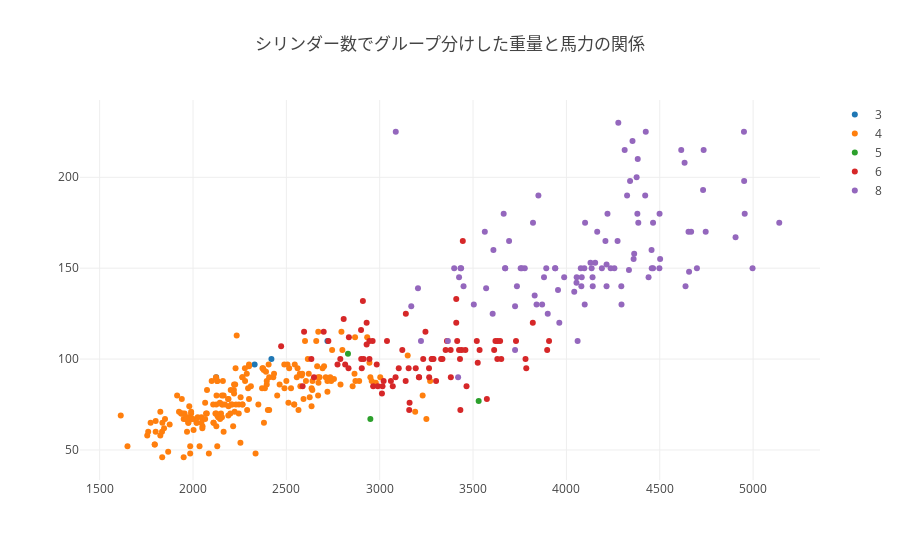

The cell this chart's notebook holds for it:
### Markdown cell above
#### Plotly
---
Pythonの代表的なインタラクティブな表現のできるグラフライブラリ。  
引数のネストが深すぎてドキュメントが使いにくいので、サンプルにある以上の細かいカスタマイズはやらないほうが無難。どうしてもやる場合はエラーメッセージのほうがわかりやすいので、なさそうな引数名を適当に入れてエラーメッセージをたどっていくのが効率的。

### Code cell
from plotly.offline import init_notebook_mode
import plotly.offline as py
import plotly.graph_objs as go
init_notebook_mode(connected=True)

data = []
for label in sorted(mpg['cylinders'].unique()):
    subset = mpg.query('cylinders==@label')
    trace = go.Scatter(
        x=subset['weight'],
        y=subset['horsepower'],
        name=str(label),
        mode='markers',
        hovertext=subset['name'])
    data.append(trace)
layout = dict(title='シリンダー数でグループ分けした重量と馬力の関係')
fig = dict(data=data, layout=layout)
py.iplot(fig)

### Figure 1 — Plotly figure (JSON) as saved in the notebook; plotly's stock layout.template omitted (floating-point values rounded to 4 significant figures; data arrays with more than 128 entries replaced by an {"elided": "..."} marker saying what was removed)
{"data": [{"hovertext": ["mazda rx2 coupe", "maxda rx3", "mazda rx-4", "mazda rx-7 gs"], "mode": "markers", "name": "3", "type": "scatter", "uid": "261ec790-7db0-4e0e-8bb0-5039e476c636", "x": [2330, 2124, 2720, 2420], "y": [97, 90, 110, 100]}, {"hovertext": {"elided": "204 str values"}, "mode": "markers", "name": "4", "type": "scatter", "uid": "e0f5007e-fd89-4e5f-ba96-32a83763f760", "x": {"elided": "204 int values"}, "y": {"elided": "204 int values"}}, {"hovertext": ["audi 5000", "mercedes benz 300d", "audi 5000s (diesel)"], "mode": "markers", "name": "5", "type": "scatter", "uid": "78899012-018c-4c39-8444-bb7b81d96097", "x": [2830, 3530, 2950], "y": [103, 77, 67]}, {"hovertext": ["plymouth duster", "amc hornet", "ford maverick", "amc gremlin", "amc gremlin", "plymouth satellite custom", "chevrolet chevelle malibu", "ford torino 500", "amc matador", "amc hornet sportabout (sw)", "pontiac firebird", "ford mustang", "plymouth valiant", "chevrolet nova custom", "amc hornet", "ford maverick", "plymouth duster", "amc gremlin", "mercury capri v6", "toyota mark ii", "plymouth duster", "ford maverick", "amc hornet", "chevrolet nova", "chevrolet chevelle malibu classic", "amc matador", "plymouth satellite sebring", "plymouth valiant custom", "chevrolet nova", "mercury monarch", "ford maverick", "buick century", "chevroelt chevelle malibu", "amc matador", "plymouth fury", "buick skyhawk", "amc gremlin", "ford pinto", "amc pacer", "plymouth valiant", "chevrolet nova", "ford maverick", "amc hornet", "dodge aspen se", "ford granada ghia", "pontiac ventura sj", "amc pacer d/l", "toyota mark ii", "mercedes-benz 280s", "chevrolet concours", "buick skylark", "plymouth volare custom", "ford granada", "datsun 810", "pontiac phoenix lj", "chevrolet malibu", "ford fairmont (auto)", "plymouth volare", "amc concord", "buick century special", "mercury zephyr", "dodge aspen", "amc concord d/l", "buick regal sport coupe (turbo)", "volvo 264gl", "peugeot 604sl", "pontiac lemans v6", "mercury zephyr 6", "amc concord dl 6", "dodge aspen 6", "chevrolet citation", "oldsmobile omega brougham", "dodge aspen", "datsun 280-zx", "chevrolet citation", "volvo diesel", "toyota cressida", "datsun 810 maxima", "buick century", "ford granada gl", "chrysler lebaron salon", "buick century limited", "oldsmobile cutlass ciera (diesel)", "ford granada l"], "mode": "markers", "name": "6", "type": "scatter", "uid": "b365cfdd-1349-4ad6-91ff-bb4a98df1774", "x": [2833, 2774, 2587, 2648, 2634, 3439, 3329, 3302, 3288, 2962, 3282, 3139, 3121, 3278, 2945, 3021, 2904, 2789, 2472, 2807, 3102, 2875, 2901, 3336, 3781, 3632, 3613, 3264, 3459, 3432, 3158, 3907, 3897, 3730, 3785, 3039, 2914, 2984, 3211, 3233, 3353, 3012, 3085, 3651, 3574, 3645, 3193, 2930, 3820, 3520, 3425, 3630, 3525, 2815, 3535, 3155, 2965, 3430, 3210, 3380, 3070, 3620, 3410, 3445, 3140, 3410, 3245, 2990, 3265, 3360, 2595, 2700, 3381, 2910, 2725, 3160, 2900, 2930, 3415, 3060, 3465, 2945, 3015, 2835], "y": [95, 97, 85, 90, 100, 105, 100, 88, 100, 110, 100, 88, 105, 100, 100, 88, 95, 100, 107, 122, 95, null, 100, 100, 100, 110, 105, 95, 105, 72, 72, 110, 105, 110, 95, 110, 100, 97, 90, 100, 105, 81, 90, 100, 78, 110, 95, 108, 120, 110, 105, 100, 98, 97, 105, 95, 85, 100, 90, 105, 85, 110, 120, 165, 125, 133, 115, 85, 90, 110, 115, 115, 90, 132, 110, 76, 116, 120, 110, 88, 85, 110, 85, 112]}, {"hovertext": ["chevrolet chevelle malibu", "buick skylark 320", "plymouth satellite", "amc rebel sst", "ford torino", "ford galaxie 500", "chevrolet impala", "plymouth fury iii", "pontiac catalina", "amc ambassador dpl", "dodge challenger se", "plymouth 'cuda 340", "chevrolet monte carlo", "buick estate wagon (sw)", "ford f250", "chevy c20", "dodge d200", "hi 1200d", "chevrolet impala", "pontiac catalina brougham", "ford galaxie 500", "plymouth fury iii", "dodge monaco (sw)", "ford country squire (sw)", "pontiac safari (sw)", "chevrolet impala", "pontiac catalina", "plymouth fury iii", "ford galaxie 500", "amc ambassador sst", "mercury marquis", "buick lesabre custom", "oldsmobile delta 88 royale", "chrysler newport royal", "amc matador (sw)", "chevrolet chevelle concours (sw)", "ford gran torino (sw)", "plymouth satellite custom (sw)", "buick century 350", "amc matador", "chevrolet malibu", "ford gran torino", "dodge coronet custom", "mercury marquis brougham", "chevrolet caprice classic", "ford ltd", "plymouth fury gran sedan", "chrysler new yorker brougham", "buick electra 225 custom", "amc ambassador brougham", "chevrolet impala", "ford country", "plymouth custom suburb", "oldsmobile vista cruiser", "chevrolet monte carlo s", "pontiac grand prix", "dodge dart custom", "oldsmobile omega", "ford gran torino", "buick century luxus (sw)", "dodge coronet custom (sw)", "ford gran torino (sw)", "amc matador (sw)", "pontiac catalina", "chevrolet bel air", "plymouth grand fury", "ford ltd", "chevrolet monza 2+2", "ford mustang ii", "chevrolet chevelle malibu classic", "dodge coronet brougham", "amc matador", "ford gran torino", "plymouth volare premier v8", "cadillac seville", "chevy c10", "ford f108", "dodge d100", "chevrolet caprice classic", "oldsmobile cutlass supreme", "dodge monaco brougham", "mercury cougar brougham", "pontiac grand prix lj", "chevrolet monte carlo landau", "chrysler cordoba", "ford thunderbird", "oldsmobile cutlass salon brougham", "dodge diplomat", "mercury monarch ghia", "chevrolet monte carlo landau", "ford futura", "dodge magnum xe", "chevrolet caprice classic", "ford ltd landau", "mercury grand marquis", "dodge st. regis", "buick estate wagon (sw)", "ford country squire (sw)", "chevrolet malibu classic (sw)", "chrysler lebaron town @ country (sw)", "cadillac eldorado", "oldsmobile cutlass salon brougham", "oldsmobile cutlass ls"], "mode": "markers", "name": "8", "type": "scatter", "uid": "1dfc8833-a4c0-4845-b47f-688a6331b718", "x": [3504, 3693, 3436, 3433, 3449, 4341, 4354, 4312, 4425, 3850, 3563, 3609, 3761, 3086, 4615, 4376, 4382, 4732, 4209, 4464, 4154, 4096, 4955, 4746, 5140, 4274, 4385, 4135, 4129, 3672, 4633, 4502, 4456, 4422, 3892, 4098, 4294, 4077, 4100, 3672, 3988, 4042, 3777, 4952, 4464, 4363, 4237, 4735, 4951, 3821, 4997, 4906, 4654, 4499, 4082, 4278, 3399, 3664, 4141, 4699, 4457, 4638, 4257, 4668, 4440, 4498, 4657, 3221, 3169, 4215, 4190, 3962, 4215, 3940, 4380, 4055, 3870, 3755, 3880, 4060, 4140, 4295, 4220, 4165, 4325, 4335, 3365, 3735, 3570, 3425, 3205, 4080, 3840, 3725, 3955, 3830, 4360, 4054, 3605, 3940, 3900, 3420, 3725], "y": [130, 165, 150, 150, 140, 198, 220, 215, 225, 190, 170, 160, 150, 225, 215, 200, 210, 193, 165, 175, 153, 150, 180, 170, 175, 165, 175, 150, 153, 150, 208, 155, 160, 190, 150, 130, 140, 150, 175, 150, 145, 137, 150, 198, 150, 158, 150, 215, 225, 175, 150, 167, 170, 180, 145, 230, 150, 180, 140, 150, 150, 140, 150, 170, 145, 150, 148, 110, 129, 140, 150, 120, 152, 150, 180, 145, 130, 150, 145, 110, 145, 130, 180, 170, 190, 149, 110, 140, 139, 145, 139, 140, 130, 129, 138, 135, 155, 142, 125, 150, 125, 90, 105]}], "layout": {"title": {"text": "シリンダー数でグループ分けした重量と馬力の関係"}}}
